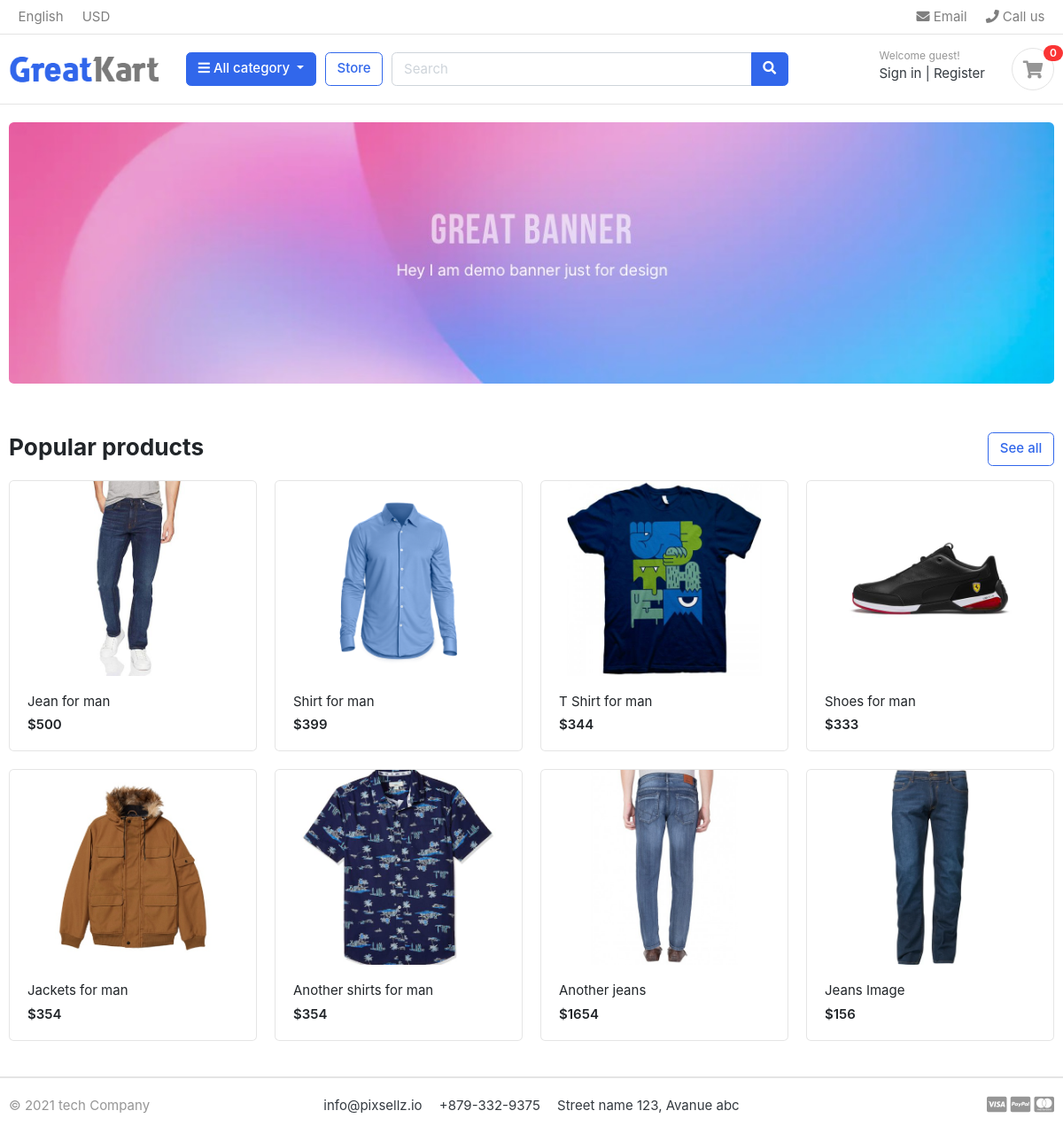
The page / on the database its author committed.
### store/models.py (models this page shows, shortened)
class Product(models.Model):
    product_name= models.CharField(max_length=200, unique= True)
    slug = models.CharField(max_length=200, unique=True)
    description= models.TextField(max_length=200, blank=True)
    price= models.IntegerField()
    images= models.ImageField(upload_to = 'photos/products')
    stock = models.IntegerField()
    is_avaiable= models.BooleanField(default=True)
    category= models.ForeignKey(Category, on_delete=models.CASCADE)
    created_date= models.DateTimeField(auto_now_add=True)
    modified_date = models.DateTimeField(auto_now=True)
    def get_url(self):
        return reverse('product_details', args=[self.category.slug, self.slug])

### Ecomerce/views.py (the view)
# urls.py: path('', views.current_datetime, name='home'),
def current_datetime(request):
    now = datetime.datetime.now()
    html = "<html><body>It is now %s.</body></html>" % now
    products = Product.objects.all().filter(is_avaiable=True)
    return render(request, 'home.html', {'products': products})

### cart/context_processors.py (called while the page is built)
def counter(request):
    cart_count = 0
    if 'admin' in request.path:
        return{}
    else:
        try:
            cart = Cart.objects.filter(cart_id= _cart_id(request))
            cart_items= CartItem.objects.all().filter(cart=cart[:1])
            for cart_item in cart_items:
                cart_count += cart_item.quantity
        except Cart.DoesNotExist:
            cart_count = 0
    return dict(cart_count=cart_count)

### cart/views.py (called while the page is built)
def _cart_id(request):
    cart = request.session.session_key
    if not cart:
        cart = request.session.create()
    return cart

### category/context_processors.py (called while the page is built)
def menu_link(requst):
    links= Category.objects.all()
    return dict(links=links)

### category/models.py (called while the page is built)
      def get_url(self):
          return reverse('products_by_category', args=[self.slug])

### templates/home.html
{% extends 'base.html' %}
{%load static %}
{% block content %}
<section class="section-intro padding-y-sm">
<div class="container">
<div class="intro-banner-wrap">
	<img src="{% static 'images/banners/1.jpg'%}" class="img-fluid rounded">
</div>
</div>
</section>
<section class="section-name padding-y-sm">
<div class="container">
<header class="section-heading">
	<a href="{% url 'store' %}" class="btn btn-outline-primary float-right">See all</a>
	<h3 class="section-title">Popular products</h3>
</header>
<div class="row">
	{% for data in products %}
	<div class="col-md-3">
		<div class="card card-product-grid">
			<a href="{{ data.get_url }}" class="img-wrap"> <img src="{{ data.images.url }}"> </a>
			<figcaption class="info-wrap">
				<a href="{{ data.get_url }}" class="title">{{ data.product_name }}</a>
		<div class="price mt-1">${{ data.price }}</div>
			</figcaption>
		</div>
	</div>
	{% endfor %}
</div>
</div>
</section>
</body>
</html>
{% endblock  %}

### templates/base.html (shortened to what this page needs)
{% load static %}
<!DOCTYPE HTML>
<html lang="en">
<head>
<link href="{% static 'css/bootstrap.css' %}" rel="stylesheet" type="text/css"/>
<link href="{% static 'fonts/fontawesome/css/all.min.css'%}" type="text/css" rel="stylesheet">
<link href="{% static 'css/ui.css'%}" rel="stylesheet" type="text/css"/>
<link href="{% static 'css/responsive.css'%}" rel="stylesheet" media="only screen and (max-width: 1200px)" />
</head>
<body>
{%include 'includes/navbar.html' %}
{% block content %}
{% endblock %}
{% include 'includes/footer.html' %}

### templates/includes/navbar.html (shortened to what this page needs)
{% load static %}
<header class="section-header">
    <nav class="navbar p-md-0 navbar-expand-sm navbar-light border-bottom">
    <div class="container">
      <div class="collapse navbar-collapse" id="navbarTop4">
        <ul class="navbar-nav mr-auto">
            <li class="nav-item dropdown">
                 <a href="#" class="nav-link">   English </a>
            </li>
            <li class="nav-item dropdown">
                <a href="#" class="nav-link"> USD </a>
            </li>
        </ul>
        <ul class="navbar-nav">
            <li><a href="#" class="nav-link"> <i class="fa fa-envelope"></i> Email </a></li>
            <li><a href="#" class="nav-link"> <i class="fa fa-phone"></i> Call us </a></li>
        </ul>
      </div>
    </div>
    </nav>
    <section class="header-main border-bottom">
        <div class="container">
    <div class="row align-items-center">
        <div class="col-lg-2 col-md-3 col-6">
            <a href="{% url 'home' %}" class="brand-wrap">
                <img class="logo" src="{% static './images/logo.png'%}">
            </a>
        </div>
        <div class="col-lg col-sm col-md col-6 flex-grow-0">
            <div class="category-wrap dropdown d-inline-block float-right">
                <button type="button" class="btn btn-primary dropdown-toggle" data-toggle="dropdown">
                    <i class="fa fa-bars"></i> All category
                </button>
            </div>
        </div>
        <a href="{% url 'store' %} " class="btn btn-outline-primary">Store</a>
        <div class="col-lg  col-md-6 col-sm-12 col">
            <form action="{% url 'search' %}" class="search" method="GET">
                <div class="input-group w-100">
                    <input type="text" class="form-control" style="width:60%;" placeholder="Search" name= "keywords">
                    <div class="input-group-append">
                      <button class="btn btn-primary" type="submit">
                        <i class="fa fa-search"></i>
                      </button>
                    </div>
                </div>
            </form>
        </div>
        <div class="col-lg-3 col-sm-6 col-8 order-2 order-lg-3">
                    <div class="d-flex justify-content-end mb-3 mb-lg-0">
                        <div class="widget-header">
                            <small class="title text-muted">Welcome guest!</small>
                            <div>
                                <a href="./signin.html">Sign in</a> <span class="dark-transp"> | </span>
                                <a href="./register.html"> Register</a>
                            </div>
                        </div>
                        <a href="{% url 'cart' %}" class="widget-header pl-3 ml-3">
                            <div class="icon icon-sm rounded-circle border"><i class="fa fa-shopping-cart"></i></div>
                            <span class="badge badge-pill badge-danger notify">{{cart_count}}</span>
                        </a>
                    </div>
                </div>
    </div>
        </div>
    </section>
    </header>

### templates/includes/footer.html
<footer class="section-footer border-top">
	<div class="container">
		<section class="footer-bottom border-top row">
			<div class="col-md-2">
				<p class="text-muted"> &copy 2021 tech Company</p>
			</div>
			<div class="col-md-8 text-md-center">
				<span  class="px-2">info@pixsellz.io</span>
				<span  class="px-2">+879-332-9375</span>
				<span  class="px-2">Street name 123, Avanue abc</span>
			</div>
			<div class="col-md-2 text-md-right text-muted">
				<i class="fab fa-lg fa-cc-visa"></i>
				<i class="fab fa-lg fa-cc-paypal"></i>
				<i class="fab fa-lg fa-cc-mastercard"></i>
			</div>
		</section>
	</div>
</footer>

### static/css/ui.css (style rules this page uses)
html { font-family: "Inter", sans-serif; font-size: 15px; }
.img-wrap { text-align: center; display: block; }
.img-wrap img { max-width: 100%; }
.icon-xs, .icon-sm, .icon-md, .icon-lg { display: inline-block; text-align: center; flex-shrink: 0; flex-grow: 0; }
.icon-sm { width: 48px; height: 48px; line-height: 48px !important; font-size: 20px; }
.padding-y-sm { padding-top: 20px; padding-bottom: 20px; }
.section-heading { margin-bottom: 20px; margin-top: 15px; }
.section-title { color: #212529; }
p:last-child { margin-bottom: 0; }
.header-main { position: relative; padding-top: 1rem; padding-bottom: 1rem; }
.brand-wrap .logo, .navbar-brand .logo { margin-right: 7px; max-height: 42px; display: inline-block; }
.widget-header { display: inline-block; vertical-align: middle; position: relative; }
.widget-header a { color: #343a40; }
.widget-header i { color: #969696; }
.widget-header .title { display: block; }
.widget-header .notify { position: absolute; top: -3px; right: -10px; }
.footer-bottom { padding-top: 20px; padding-bottom: 20px; }
[class*=card-product] a.title { color: #212529; display: block; }
[class*=card-product] .img-wrap { overflow: hidden; position: relative; }
[class*=card-product] .img-wrap img { height: 100%; max-width: 100%; width: auto; display: inline-block; -o-object-fit: cover; object-fit: cover; }
.card-product-grid { margin-bottom: 20px; }
.card-product-grid .img-wrap { border-radius: 0.2rem 0.2rem 0 0; height: 220px; }
.card-product-grid .info-wrap { overflow: hidden; padding: 18px 20px; }
.card .img-wrap { overflow: hidden; }
.notify { position: absolute; top: -4px; right: -10px; display: inline-block; padding: 0.25em 0.6em; font-size: 12px; line-height: 1; text-align: center; border-radius: 3rem; color: #fff; background-color: #fa3434; }
.price { font-weight: 600; color: #212529; }

### rows shown on the page
Product: images (picture), product_name "Jean for man", price "500"
Product: images (picture), product_name "Shirt for man", price "399"
Product: images (picture), product_name "T Shirt for man", price "344"
Product: images (picture), product_name "Shoes for man", price "333"
Product: images (picture), product_name "Jackets for man", price "354"
Product: images (picture), product_name "Another shirts for man", price "354"
Product: images (picture), product_name "Another jeans", price "1654"
Product: images (picture), product_name "Jeans Image", price "156"

### other values the page prints
{{ cart_count }} "0"
